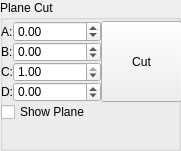
      <widget class="QGroupBox" name="CUTBOX">
       <property name="geometry">
        <rect>
         <x>10</x>
         <y>760</y>
         <width>181</width>
         <height>151</height>
        </rect>
       </property>
       <property name="title">
        <string>Plane Cut</string>
       </property>
       <widget class="QWidget" name="">
        <property name="geometry">
         <rect>
          <x>1</x>
          <y>21</y>
          <width>181</width>
          <height>101</height>
         </rect>
        </property>
        <layout class="QGridLayout" name="gridLayout_3">
         <property name="spacing">
          <number>0</number>
         </property>
         <item row="0" column="0">
          <widget class="QLabel" name="label_5">
           <property name="sizePolicy">
            <sizepolicy hsizetype="Minimum" vsizetype="Minimum">
             <horstretch>0</horstretch>
             <verstretch>0</verstretch>
            </sizepolicy>
           </property>
           <property name="minimumSize">
            <size>
             <width>12</width>
             <height>0</height>
            </size>
           </property>
           <property name="text">
            <string>A:</string>
           </property>
          </widget>
         </item>
         <item row="0" column="1">
          <widget class="QDoubleSpinBox" name="CutABox">
           <property name="sizePolicy">
            <sizepolicy hsizetype="Preferred" vsizetype="Fixed">
             <horstretch>0</horstretch>
             <verstretch>0</verstretch>
            </sizepolicy>
           </property>
           <property name="minimumSize">
            <size>
             <width>0</width>
             <height>0</height>
            </size>
           </property>
           <property name="singleStep">
            <double>0.100000000000000</double>
           </property> 
           <property name="minimum">
            <double>-1.000000000000000</double>
           </property>
           <property name="maximum">
            <double>1.000000000000000</double>
           </property>
          </widget>
         </item>
         <item row="1" column="0">
          <widget class="QLabel" name="label_4">
           <property name="sizePolicy">
            <sizepolicy hsizetype="Minimum" vsizetype="Preferred">
             <horstretch>0</horstretch>
             <verstretch>0</verstretch>
            </sizepolicy>
           </property>
           <property name="minimumSize">
            <size>
             <width>12</width>
             <height>0</height>
            </size>
           </property>
           <property name="text">
            <string>B:</string>
           </property>
          </widget>
         </item>
         <item row="1" column="1">
          <widget class="QDoubleSpinBox" name="CutBBox">
           <property name="sizePolicy">
            <sizepolicy hsizetype="Preferred" vsizetype="Fixed">
             <horstretch>0</horstretch>
             <verstretch>0</verstretch>
            </sizepolicy>
           </property>
           <property name="singleStep">
            <double>0.100000000000000</double>
           </property> 
           <property name="minimum">
            <double>-1.000000000000000</double>
           </property>
           <property name="maximum">
            <double>1.000000000000000</double>
           </property>
          </widget>
         </item>
         <item row="2" column="0">
          <widget class="QLabel" name="label_6">
           <property name="sizePolicy">
            <sizepolicy hsizetype="Minimum" vsizetype="Preferred">
             <horstretch>0</horstretch>
             <verstretch>0</verstretch>
            </sizepolicy>
           </property>
           <property name="minimumSize">
            <size>
             <width>12</width>
             <height>0</height>
            </size>
           </property>
           <property name="text">
            <string>C:</string>
           </property>
          </widget>
         </item>
         <item row="2" column="1">
          <widget class="QDoubleSpinBox" name="CutCBox">
           <property name="sizePolicy">
            <sizepolicy hsizetype="Preferred" vsizetype="Fixed">
             <horstretch>0</horstretch>
             <verstretch>0</verstretch>
            </sizepolicy>
           </property>
          <property name="singleStep">
            <double>0.100000000000000</double>
           </property> 
           <property name="minimum">
            <double>-1.000000000000000</double>
           </property>
           <property name="maximum">
            <double>1.000000000000000</double>
           </property>
           <property name="value">
            <double>1.000000000000000</double>
           </property>
          </widget>
         </item>

         <item row="3" column="0">
          <widget class="QLabel" name="label_6">
           <property name="sizePolicy">
            <sizepolicy hsizetype="Minimum" vsizetype="Preferred">
             <horstretch>0</horstretch>
             <verstretch>0</verstretch>
            </sizepolicy>
           </property>
           <property name="minimumSize">
            <size>
             <width>12</width>
             <height>0</height>
            </size>
           </property>
           <property name="text">
            <string>D:</string>
           </property>
          </widget>
         </item>
         <item row="3" column="1">
          <widget class="QDoubleSpinBox" name="CutDBox">
           <property name="sizePolicy">
            <sizepolicy hsizetype="Preferred" vsizetype="Fixed">
             <horstretch>0</horstretch>
             <verstretch>0</verstretch>
            </sizepolicy>
           </property>
          <property name="singleStep">
            <double>0.100000000000000</double>
           </property> 
           <property name="minimum">
            <double>-999999.000000000000000</double>
           </property>
           <property name="maximum">
            <double>999999.000000000000000</double>
           </property>
           <property name="value">
            <double>0.000000000000000</double>
           </property>
          </widget>
         </item>

         <item row="4" column="0" colspan="3">
          <widget class="QCheckBox" name="showPlaneBox">
           <property name="sizePolicy">
            <sizepolicy hsizetype="MinimumExpanding" vsizetype="Expanding">
             <horstretch>0</horstretch>
             <verstretch>0</verstretch>
            </sizepolicy>
           </property>
           <property name="minimumSize">
            <size>
             <width>0</width>
             <height>0</height>
            </size>
           </property>
           <property name="maximumSize">
            <size>
             <width>16777215</width>
             <height>16777215</height>
            </size>
           </property>
           <property name="toolTip">
            <string>If selected cutting plane will be visible.</string>
           </property>
           <property name="layoutDirection">
            <enum>Qt::LeftToRight</enum>
           </property>
           <property name="text">
            <string>Show Plane</string>
           </property>
           <property name="checked">
            <bool>false</bool>
           </property>
           <property name="autoRepeatInterval">
            <number>0</number>
           </property>
           <property name="tristate">
            <bool>false</bool>
           </property>
          </widget>
         </item>
         <item row="0" column="2" rowspan="4">
          <widget class="QPushButton" name="CutButton">
           <property name="sizePolicy">
            <sizepolicy hsizetype="MinimumExpanding" vsizetype="Expanding">
             <horstretch>0</horstretch>
             <verstretch>0</verstretch>
            </sizepolicy>
           </property>
           <property name="toolTip">
            <string>Cut selected models.</string>
           </property>
           <property name="text">
            <string>Cut</string>
           </property>
          </widget>
         </item>
        </layout>
       </widget>
       <widget class="QWidget" name="">
        <property name="geometry">
         <rect>
          <x>1</x>
          <y>121</y>
          <width>181</width>
          <height>29</height>
         </rect>
        </property>
        <layout class="QHBoxLayout" name="horizontalLayout_3">
         <property name="spacing">
          <number>3</number>
         </property>
        </layout>
       </widget>
      </widget>
